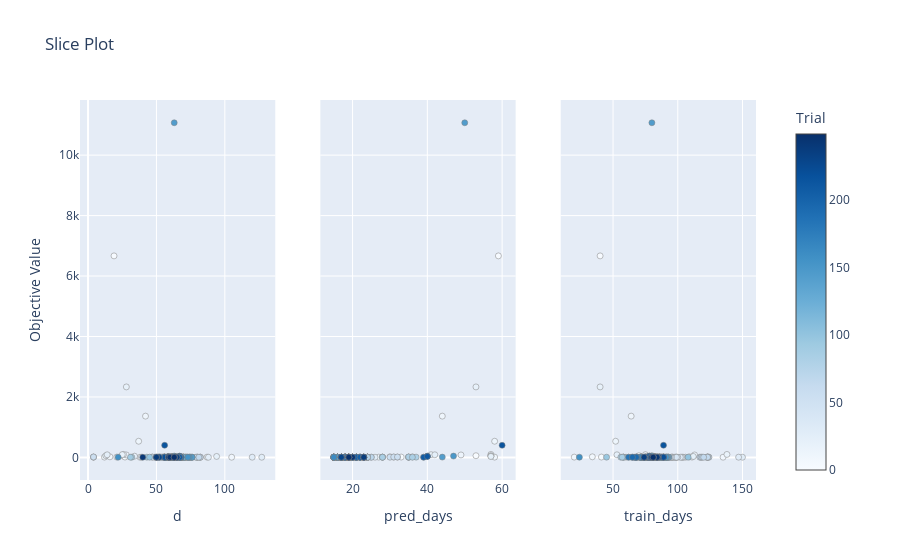

Write notebook code for a chart like this one.
### Code cell
plot_slice(study)

### Figure 1 — Plotly figure (JSON) as saved in the notebook; plotly's stock layout.template omitted (floating-point values rounded to 4 significant figures; data arrays with more than 128 entries replaced by an {"elided": "..."} marker saying what was removed)
{"data": [{"marker": {"color": {"elided": "250 int values"}, "colorbar": {"title": {"text": "Trial"}, "x": 1, "xpad": 40}, "colorscale": [[0, "rgb(247,251,255)"], [0.125, "rgb(222,235,247)"], [0.25, "rgb(198,219,239)"], [0.375, "rgb(158,202,225)"], [0.5, "rgb(107,174,214)"], [0.625, "rgb(66,146,198)"], [0.75, "rgb(33,113,181)"], [0.875, "rgb(8,81,156)"], [1, "rgb(8,48,107)"]], "line": {"color": "Grey", "width": 0.5}, "showscale": true}, "mode": "markers", "showlegend": false, "type": "scatter", "x": {"elided": "250 int values"}, "xaxis": "x", "y": {"elided": "250 float values"}, "yaxis": "y"}, {"marker": {"color": {"elided": "250 int values"}, "colorbar": {"title": {"text": "Trial"}, "x": 1, "xpad": 40}, "colorscale": [[0, "rgb(247,251,255)"], [0.125, "rgb(222,235,247)"], [0.25, "rgb(198,219,239)"], [0.375, "rgb(158,202,225)"], [0.5, "rgb(107,174,214)"], [0.625, "rgb(66,146,198)"], [0.75, "rgb(33,113,181)"], [0.875, "rgb(8,81,156)"], [1, "rgb(8,48,107)"]], "line": {"color": "Grey", "width": 0.5}, "showscale": false}, "mode": "markers", "showlegend": false, "type": "scatter", "x": {"elided": "250 int values"}, "xaxis": "x2", "y": {"elided": "250 float values"}, "yaxis": "y2"}, {"marker": {"color": {"elided": "250 int values"}, "colorbar": {"title": {"text": "Trial"}, "x": 1, "xpad": 40}, "colorscale": [[0, "rgb(247,251,255)"], [0.125, "rgb(222,235,247)"], [0.25, "rgb(198,219,239)"], [0.375, "rgb(158,202,225)"], [0.5, "rgb(107,174,214)"], [0.625, "rgb(66,146,198)"], [0.75, "rgb(33,113,181)"], [0.875, "rgb(8,81,156)"], [1, "rgb(8,48,107)"]], "line": {"color": "Grey", "width": 0.5}, "showscale": false}, "mode": "markers", "showlegend": false, "type": "scatter", "x": {"elided": "250 int values"}, "xaxis": "x3", "y": {"elided": "250 float values"}, "yaxis": "y3"}], "layout": {"title": {"text": "Slice Plot"}, "xaxis": {"anchor": "y", "domain": [0, 0.2889], "title": {"text": "d"}}, "xaxis2": {"anchor": "y2", "domain": [0.3556, 0.6444], "title": {"text": "pred_days"}}, "xaxis3": {"anchor": "y3", "domain": [0.7111, 1], "title": {"text": "train_days"}}, "yaxis": {"anchor": "x", "domain": [0, 1], "title": {"text": "Objective Value"}}, "yaxis2": {"anchor": "x2", "domain": [0, 1], "matches": "y", "showticklabels": false}, "yaxis3": {"anchor": "x3", "domain": [0, 1], "matches": "y", "showticklabels": false}}}
